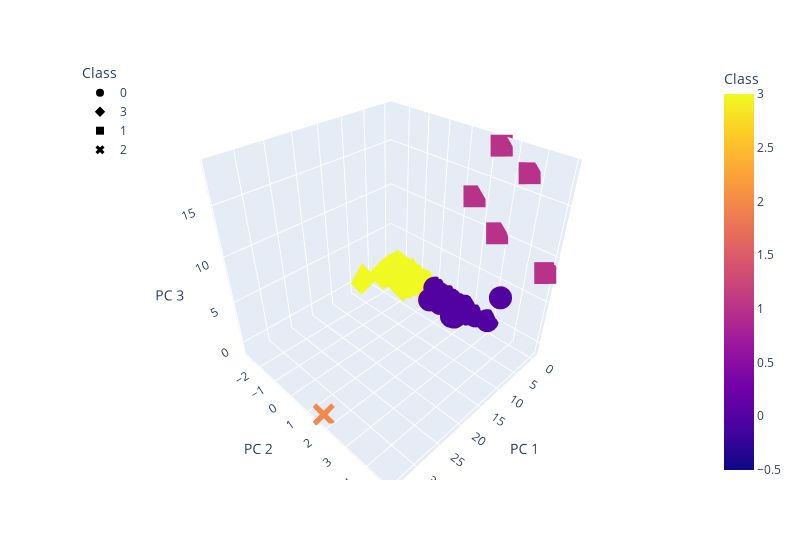

This figure's notebook cell:
### Markdown cell above
#### 2. Creating a 3D-Scatter with the PCA data and the clusters
#### 3. Add the CoinName and Algorithm columns to the hover_name and hover_data parameters, respectively, so each data point shows the CoinName and Algorithm on hover.

### Code cell
import plotly.express as px
fig = px.scatter_3d(
    clustered_df,
    x="PC 1",
    y="PC 2",
    z="PC 3",
    color="Class",
    symbol="Class",
    width=800,
    hover_name='CoinName',
    hover_data=['Algorithm']
)
fig.update_layout(legend=dict(x=0, y=1))
fig.show()

### Figure 1 — Plotly figure (JSON) as saved in the notebook; plotly's stock layout.template omitted (floating-point values rounded to 4 significant figures; data arrays with more than 128 entries replaced by an {"elided": "..."} marker saying what was removed)
{"data": [{"customdata": {"elided": "288x1 str values"}, "hovertemplate": "<b>%{hovertext}</b><br><br>Class=%{marker.color}<br>PC 1=%{x}<br>PC 2=%{y}<br>PC 3=%{z}<br>Algorithm=%{customdata[0]}<extra></extra>", "hovertext": {"elided": "288 str values"}, "legendgroup": "0", "marker": {"color": {"elided": "288 int values"}, "coloraxis": "coloraxis", "symbol": "circle"}, "mode": "markers", "name": "0", "scene": "scene", "showlegend": true, "type": "scatter3d", "x": {"elided": "288 float values"}, "y": {"elided": "288 float values"}, "z": {"elided": "288 float values"}}, {"customdata": {"elided": "238x1 str values"}, "hovertemplate": "<b>%{hovertext}</b><br><br>Class=%{marker.color}<br>PC 1=%{x}<br>PC 2=%{y}<br>PC 3=%{z}<br>Algorithm=%{customdata[0]}<extra></extra>", "hovertext": {"elided": "238 str values"}, "legendgroup": "3", "marker": {"color": {"elided": "238 int values"}, "coloraxis": "coloraxis", "symbol": "diamond"}, "mode": "markers", "name": "3", "scene": "scene", "showlegend": true, "type": "scatter3d", "x": {"elided": "238 float values"}, "y": {"elided": "238 float values"}, "z": {"elided": "238 float values"}}, {"customdata": [["Proof-of-BibleHash"], ["SHA-256 + Hive"], ["Proof-of-Authority"], ["ECC 256K1"], ["Leased POS"]], "hovertemplate": "<b>%{hovertext}</b><br><br>Class=%{marker.color}<br>PC 1=%{x}<br>PC 2=%{y}<br>PC 3=%{z}<br>Algorithm=%{customdata[0]}<extra></extra>", "hovertext": ["BiblePay", "LitecoinCash", "Poa Network", "Acute Angle Cloud", "Waves"], "legendgroup": "1", "marker": {"color": [1, 1, 1, 1, 1], "coloraxis": "coloraxis", "symbol": "square"}, "mode": "markers", "name": "1", "scene": "scene", "showlegend": true, "type": "scatter3d", "x": [-0.003275, -0.485, -0.3727, -0.4944, -0.4164], "y": [4.875, 2.407, 3.599, 1.538, 2.705], "z": [8.535, 18.35, 16.85, 12.85, 10.14]}, {"customdata": [["TRC10"]], "hovertemplate": "<b>%{hovertext}</b><br><br>Class=%{marker.color}<br>PC 1=%{x}<br>PC 2=%{y}<br>PC 3=%{z}<br>Algorithm=%{customdata[0]}<extra></extra>", "hovertext": ["BitTorrent"], "legendgroup": "2", "marker": {"color": [2], "coloraxis": "coloraxis", "symbol": "x"}, "mode": "markers", "name": "2", "scene": "scene", "showlegend": true, "type": "scatter3d", "x": [34.06], "y": [1.63], "z": [-0.9621]}], "layout": {"coloraxis": {"colorbar": {"title": {"text": "Class"}}, "colorscale": [[0, "#0d0887"], [0.1111, "#46039f"], [0.2222, "#7201a8"], [0.3333, "#9c179e"], [0.4444, "#bd3786"], [0.5556, "#d8576b"], [0.6667, "#ed7953"], [0.7778, "#fb9f3a"], [0.8889, "#fdca26"], [1, "#f0f921"]]}, "legend": {"title": {"text": "Class"}, "tracegroupgap": 0, "x": 0, "y": 1}, "margin": {"t": 60}, "scene": {"domain": {"x": [0, 1], "y": [0, 1]}, "xaxis": {"title": {"text": "PC 1"}}, "yaxis": {"title": {"text": "PC 2"}}, "zaxis": {"title": {"text": "PC 3"}}}, "width": 800}}
